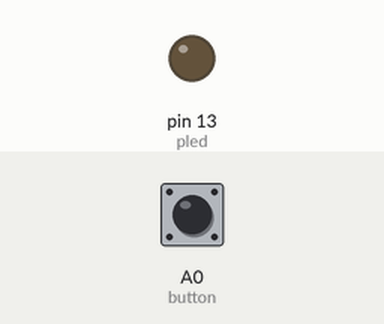
Simulated run of this sketch. Board: Arduino Uno, built with avr-gcc and run on an emulated ATmega328P. Parts: output pins drawn as LEDs (lit = HIGH). The inputs (shaded band) are chosen by the test bench; at power-on: A0 (button) HIGH.

Above: at 1.2 s.
1.3 s: A0 (button) pulled LOW for 0.15 s
At 2.5 s:
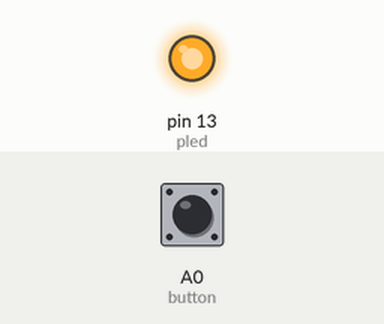
2.9 s: A0 (button) pulled LOW for 1 s
At 4.0 s:
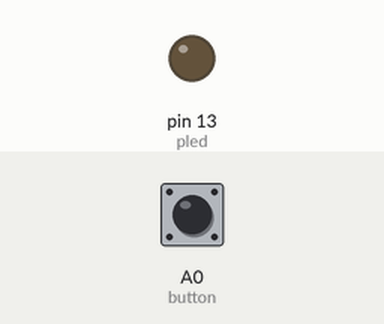
5.4 s: A0 (button) pulled LOW for 3.2 s
At 5.9 s:
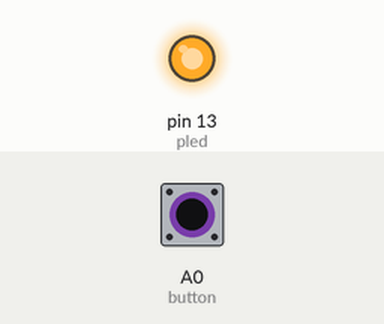
Timing chart, 0 to 8.4 s (numbered marks = the images above; inputs shaded):
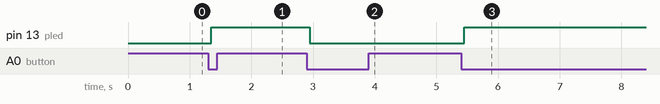

The sketch:

tugas_tombol.ino
```cpp
const int button = A0;
const int pled = 13;
bool led = false;

void setup() {
  // put your setup code here, to run once:
  pinMode (pled,OUTPUT);
  pinMode (button,INPUT_PULLUP);
}

void loop() {
  // put your main code here, to run repeatedly:
  if (digitalRead (button)==0){

      delay(50);

       if (digitalRead (button)==0){
        led = !led;
        digitalWrite(pled, led ? HIGH : LOW);

  while (digitalRead(button) == LOW); { }
       }
}
}
```

Measured:
- after the input at 1.3 s, pin 13 (pled): LOW → HIGH after 0.05 s
- after the input at 2.9 s, pin 13 (pled): HIGH → LOW after 0.05 s
- after the input at 5.4 s, pin 13 (pled): LOW → HIGH after 0.05 s
